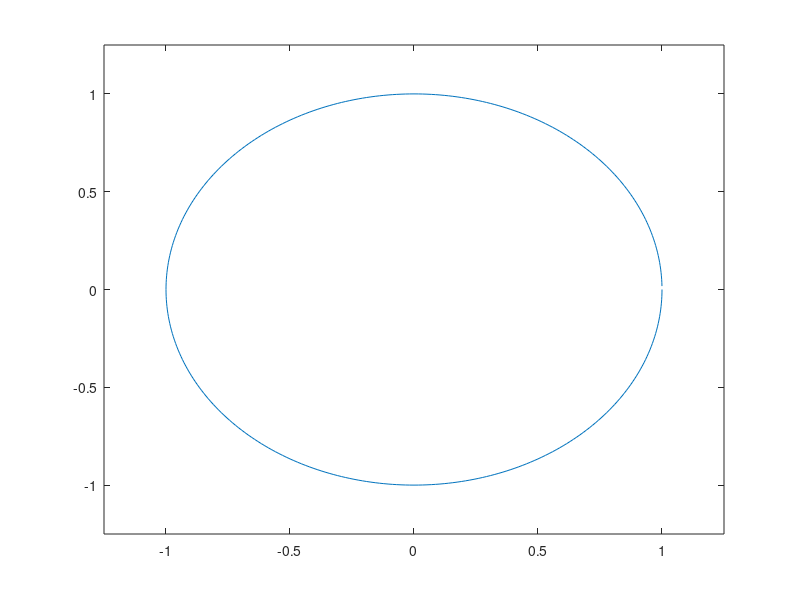

Write MATLAB code to recreate this figure.
clear;

deg=pi/180.;
a=1;
b=1;

for itheta=0:359
    jtheta=itheta+1;
    theta(jtheta)=jtheta*deg;
end

x=cos(theta)*a;
y=sin(theta)*b;
plot(x,y);

axis([-1.25 1.25 -1.25 1.25]);